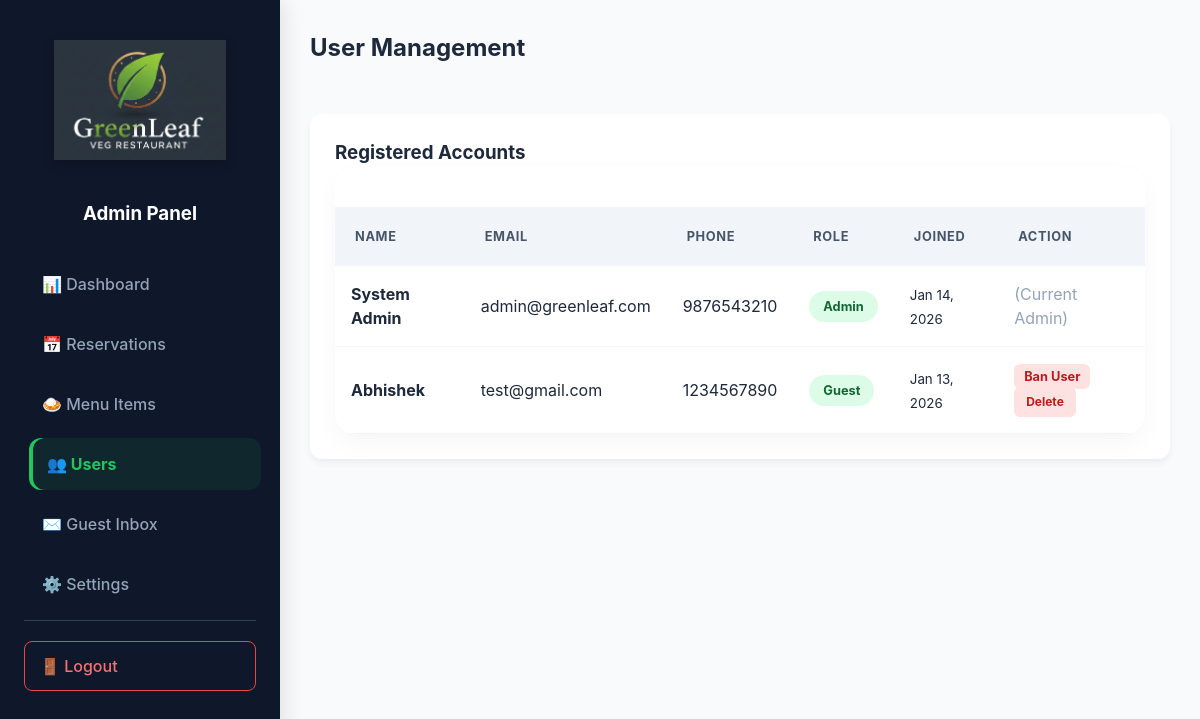
Before: /admin/manage-users.php (signed in) with the older database file.
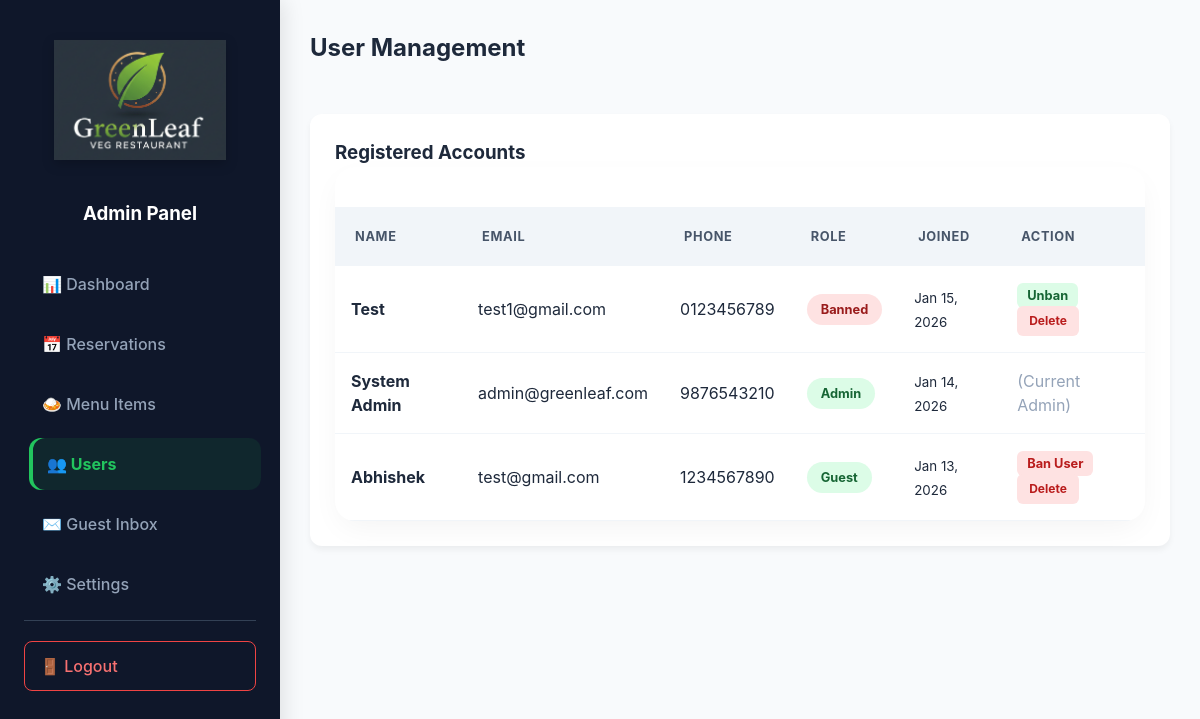
After: the same page with the newer database file.
### tables this page shows
CREATE TABLE `users` (
  `user_id` int(11) NOT NULL,
  `full_name` varchar(100) NOT NULL,
  `email` varchar(100) NOT NULL,
  `phone` varchar(20) NOT NULL,
  `password` varchar(255) NOT NULL,
  `role` enum('guest','admin','banned') DEFAULT 'guest',
  `created_at` timestamp NOT NULL DEFAULT current_timestamp()
);

### admin/manage-users.php (the view, shortened to what this page needs)
<?php
require 'config.php';
$stmt = $dbh->query("SELECT user_id, full_name, email, phone, role, created_at FROM users ORDER BY created_at DESC");
$users = $stmt->fetchAll(PDO::FETCH_ASSOC);
?>
<!DOCTYPE html>
<html lang="en">
<head>
    <link rel="stylesheet" href="assets/css/admin-styles.css">
    <link rel="stylesheet" href="assets/css/index-styles.css">
</head>
<body class="admin-body">
    <div class="admin-container">
        <?php include 'sidebar.php'; ?>
        <main class="admin-main">
            <header class="admin-header">
                <h2>User Management</h2>
            </header>
            <section class="admin-card">
                <h3>Registered Accounts</h3>
                <div class="table-responsive">
                    <table class="admin-table">
                        <thead>
                            <tr>
                                <th>Name</th>
                                <th>Email</th>
                                <th>Phone</th>
                                <th>Role</th>
                                <th>Joined</th>
                                <th>Action</th>
                            </tr>
                        </thead>
                        <tbody>
                            <?php foreach ($users as $user): ?>
                                <tr>
                                    <td><strong><?php echo htmlspecialchars($user['full_name']); ?></strong></td>
                                    <td><?php echo htmlspecialchars($user['email']); ?></td>
                                    <td><?php echo htmlspecialchars($user['phone'] ?? 'N/A'); ?></td>
                                    <td>
                                        <span class="badge <?php echo ($user['role'] == 'banned') ? 'badge-danger' : 'badge-success'; ?>">
                                            <?php echo ucfirst($user['role']); ?>
                                        </span>
                                    </td>
                                    <td><small><?php echo date('M j, Y', strtotime($user['created_at'])); ?></small></td>
                                    <td>
                                        <?php if($user['role'] !== 'admin'): ?>
                                            <a href="?ban_id=<?php echo $user['user_id']; ?>"
                                                class="action-btn <?php echo ($user['role'] == 'banned') ? 'unban' : 'ban'; ?>">
                                            <?php echo ($user['role'] == 'banned') ? 'Unban' : 'Ban User'; ?>
                                            </a>
                                            <a href="?delete=<?php echo $user['user_id']; ?>"
                                            class="delete-btn"
                                            onclick="return confirm('Permanently delete this user?')">Delete</a>
                                        <?php else: ?>
                                            <span style="color:#94a3b8;">(Current Admin)</span>
                                        <?php endif; ?>
                                    </td>
                                </tr>
                            <?php endforeach; ?>
                        </tbody>
                    </table>
                </div>
            </section>
        </main>
    </div>
</body>
</html>

Changed rows visible on the page:
added users: full_name "Test", email "test1@gmail.com", phone "0123456789", role "Banned", created_at "Jan 15, 2026", shows "Unban"
